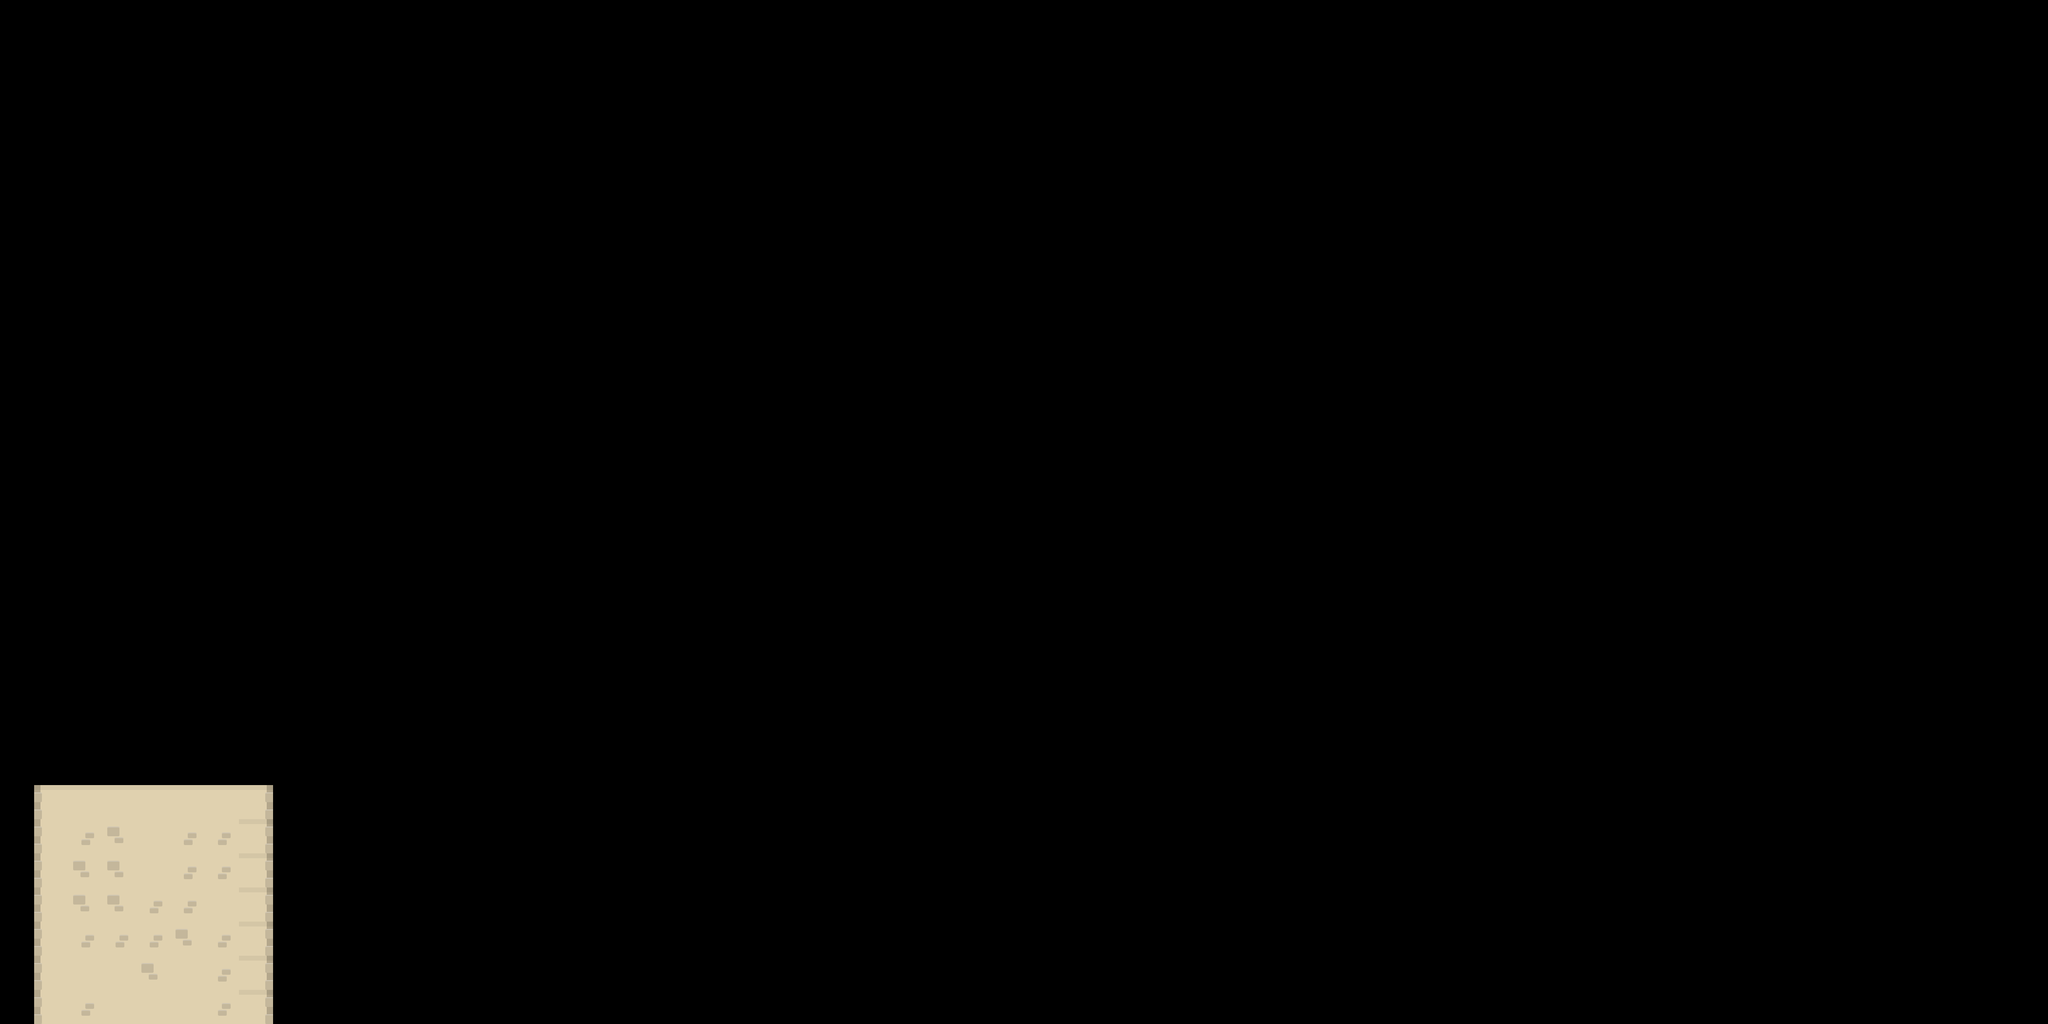

Below is a game level as drawn by its tile map, then a one-line description and the .tmx that defines it (tile-layer data replaced by summaries):
An orthogonal 60x30 tile map with 70x70 px tiles, 1 tile layer (Tile Layer 2), 4 hidden layers not drawn, 2 tilesets.

<map version="1.2" tiledversion="1.2.3" orientation="orthogonal" renderorder="right-down" width="60" height="30" tilewidth="70" tileheight="70" infinite="0" nextlayerid="11" nextobjectid="1">
 <tileset firstgid="1" name="tiles_spritesheet" tilewidth="70" tileheight="70" spacing="2" margin="2" tilecount="400" columns="20">
  <image source="tiles_spritesheet.png" width="1500" height="1500" />
 </tileset>
 <tileset firstgid="401" name="sheet" tilewidth="70" tileheight="70" tilecount="98" columns="14">
  <image source="sheet.png" width="980" height="490" />
 </tileset>
 <imagelayer id="6" name="Image Layer 1" visible="0" offsetx="0" offsety="1470" />
 <layer id="7" name="Tile Layer 2" width="60" height="30">
  <data>[1800 cells, 49 non-empty, 7 distinct tile ids]</data>
 </layer>
 <layer id="8" name="Tile Layer 1" width="60" height="30" visible="0">
  <data>[1800 cells, 77 non-empty, 15 distinct tile ids]</data>
 </layer>
 <layer id="9" name="Tile Layer 3" width="60" height="30" visible="0">
  <data>[1800 cells, 26 non-empty, 10 distinct tile ids]</data>
 </layer>
 <layer id="10" name="Tile Layer 4" width="60" height="30" visible="0">
  <data>[1800 cells, 0 non-empty, 0 distinct tile ids]</data>
 </layer>
</map>
